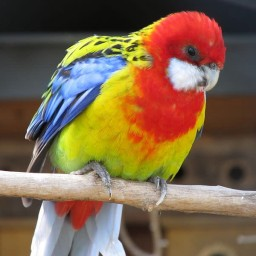
#> input picture сoursework/image.jpg, 256 x 256 px
$ python main.py
#> lines starting #> are read from the running program, lines starting #| are printed output that depends on the picture
import matplotlib.pyplot as plt
import numpy as np


def show_image(image, title, L=255):
    plt.figure(figsize=(5, 5))
    plt.imshow(image.astype(np.uint8), cmap="gray", vmin=0, vmax=L)
    plt.title(title)
    plt.show()


def plot_hist_with_cumulative(title, bins, count, cs):
    plt.subplot(2, 1, 1)
    plt.bar(bins[:-1], count)
    plt.title(title)
    plt.subplot(2, 1, 2)
    plt.plot(cs / cs.max())
    plt.tight_layout()
    plt.show()


def compute_stats(image, L=255):
    Imin = float(np.amin(image))
    Imax = float(np.amax(image))
    K = (Imax - Imin) / L
    return Imin, Imax, K


def compute_histogram(image, M=10, range_vals=(0, 256)):
    count, bins = np.histogram(image.flatten(), M, range_vals)
    cs = count.cumsum()
    cs_norm = cs * float(max(count)) / max(cs)
    return count, bins, cs_norm


def main():
    # --------------------------- Practice 1 ---------------------------
    image = plt.imread("image.jpg")
#> image is the input picture: shape (256, 256, 3); mean R, G, B 125.2, 101.1, 75.4

    weights = [0.299, 0.587, 0.114]
    I = np.dot(image, weights)
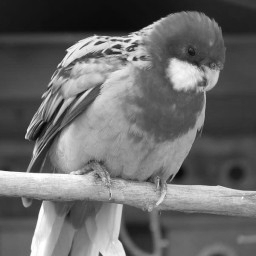
#> I: shape (256, 256) float64; min 4.29, max 255, mean 105.3
    L = 255

    Imin, Imax, K = compute_stats(I)
#> in compute_stats, `Imin = float(np.amin(image))`: Imin = 4.29
#> in compute_stats, `Imax = float(np.amax(image))`: Imax = 255
#> in compute_stats, `K = (Imax - Imin) / L`: K = 0.983
#> Imin = 4.29; Imax = 255; K = 0.983
    show_image(I, f"Original, K = {K:.2f}")

    low_out = 25
    high_out = 190
    gamma = 1.3

    Im_s = low_out + (high_out - low_out) * ((I - Imin) / (Imax - Imin)) ** gamma
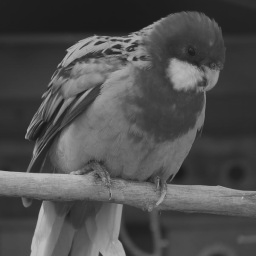
#> Im_s: shape (256, 256) float64; min 25, max 190, mean 79

    Imin_s, Imax_s, K_s = compute_stats(Im_s)
#> Imin_s = 25; Imax_s = 190; K_s = 0.647
    show_image(Im_s, f"Result1, Imax = {Imax_s:.2f}, Imin = {Imin_s:.2f}, K = {K_s:.2f}")

    Im_n = Imax_s - Im_s
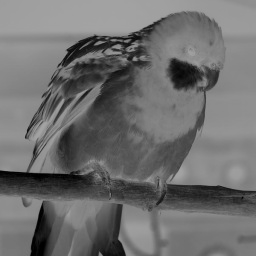
#> Im_n: shape (256, 256) float64; min 0, max 165, mean 111
    Imin_n, Imax_n, K_n = compute_stats(Im_n)
#> Imin_n = 0; Imax_n = 165; K_n = 0.647
    show_image(Im_n, f"Negative, Imax = {Imax_n:.2f}, Imin = {Imin_n:.2f}, K = {K_n:.2f}")
#> call 3 of show_image, with L = 255
#> in show_image (call 3), `plt.show()`:
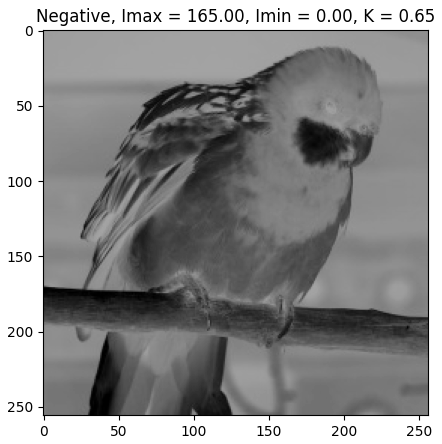
#> figure drawn by matplotlib, 1 panel

    # --------------------------- Practice 2 ---------------------------
    count, bins, cs_norm = compute_histogram(I)
#> in compute_histogram, `count, bins = np.histogram(image.flatten(), M, range_vals)`: count = [5168, 4869, 15069, 11941, 6816, 6241, 6223, 4714, 3216, 1279]; bins = [0, 25.6, 51.2, 76.8, 102.4, 128, 153.6, 179.2, 204.8, 230.4, 256]
#> in compute_histogram, `cs = count.cumsum()`: cs = [5168, 10037, 25106, 37047, 43863, 50104, 56327, 61041, 64257, 65536]
#> in compute_histogram, `cs_norm = cs * float(max(count)) / max(cs)`: cs_norm = [1188.3, 2307.9, 5772.7, 8518.4, 10085.6, 11520.6, 12951.5, 14035.4, 14774.9, 15069]

    plot_hist_with_cumulative("Histogram and Cumulative Function", bins, count, cs_norm)

    distension = np.round((L / (Imax - Imin)) * (I - Imin)).astype(I.dtype)
    distension[I < Imin] = 0
    distension[I > Imax] = L

    Imin_dist, Imax_dist, K_dist = compute_stats(distension)
#> Imin_dist = 0; Imax_dist = 255; K_dist = 1
    show_image(distension, f"Distension, Imax = {Imax_dist:.2f}, Imin = {Imin_dist:.2f}, K = {K_dist:.2f}")
#> call 4 of show_image, with L = 255
#> in show_image (call 4), `plt.show()`:
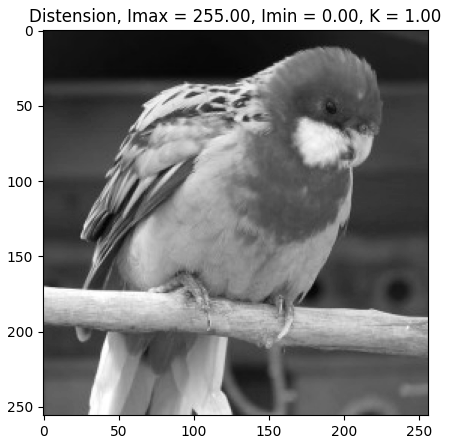
#> figure drawn by matplotlib, 1 panel

    count_dist, bins_dist, cs_norm_dist = compute_histogram(distension)
#> count_dist = [5641, 5870, 15181, 11302, 6256, 6326, 5998, 4593, 3106, 1263]; bins_dist has the same summary as bins in compute_histogram; cs_norm_dist = [1306.7, 2666.5, 6183, 8801.1, 10250.2, 11715.6, 13105, 14168.9, 14888.4, 15181]

    plot_hist_with_cumulative("Distension Histogram and Cumulative Function", bins_dist, count_dist, cs_norm_dist)

    count_full, bins_full = np.histogram(I.flatten(), 256, (0, 256))
#> count_full = 256 values, max 913 at index 15, min 0 at index 0, mean 256; bins_full = 257 values from 0 to 256
    cs_full = count_full.cumsum()
#> cs_full = 256 values from 0 to 65536
    cs_m = np.ma.masked_equal(cs_full, 0)
    cs_m = (cs_m - cs_m.min()) * L / (cs_m.max() - cs_m.min())
    cs_final = np.ma.filled(cs_m, 0).astype('uint8')
#> cs_final = 256 values from 0 to 255
    I_eq = cs_final[I.astype(np.uint8)]
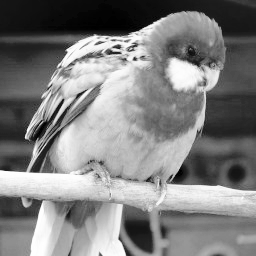
#> I_eq: shape (256, 256); min 0, max 255, mean 127.7

    Imin_eq, Imax_eq, K_eq = compute_stats(I_eq)
#> Imin_eq = 0; Imax_eq = 255; K_eq = 1
    show_image(I_eq, f"Equalization, Imax = {Imax_eq:.2f}, Imin = {Imin_eq:.2f}, K = {K_eq:.2f}")

    count_eq, bins_eq, cs_norm_eq = compute_histogram(I_eq)
#> count_eq = [6567, 6485, 6006, 7358, 6189, 6957, 6698, 6416, 6550, 6310]; bins_eq has the same summary as bins in compute_histogram; cs_norm_eq = [737.3, 1465.4, 2139.7, 2965.8, 3660.7, 4441.8, 5193.8, 5914.2, 6649.5, 7358]

    plot_hist_with_cumulative("Equalization Histogram and Cumulative Function", bins_eq, count_eq, cs_norm_eq)
#> in plot_hist_with_cumulative (call 3), `plt.show()`:
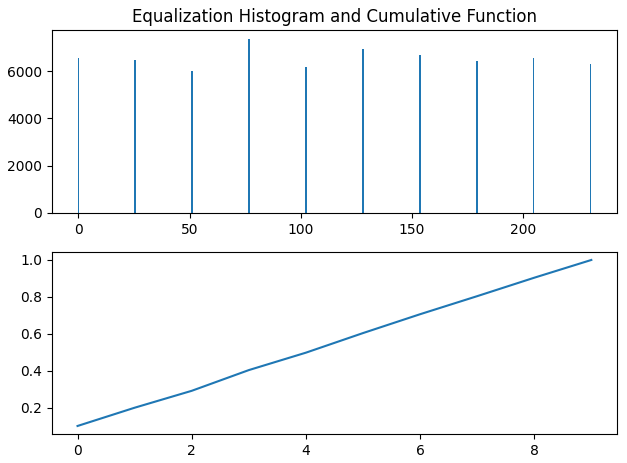
#> figure drawn by matplotlib, 2 panels; panel 1: tallest bar 7358 high, from x = 76.4 to 77.2; panel 2: curve peaks at x = 9, y = 1


if __name__ == "__main__":
    main()
